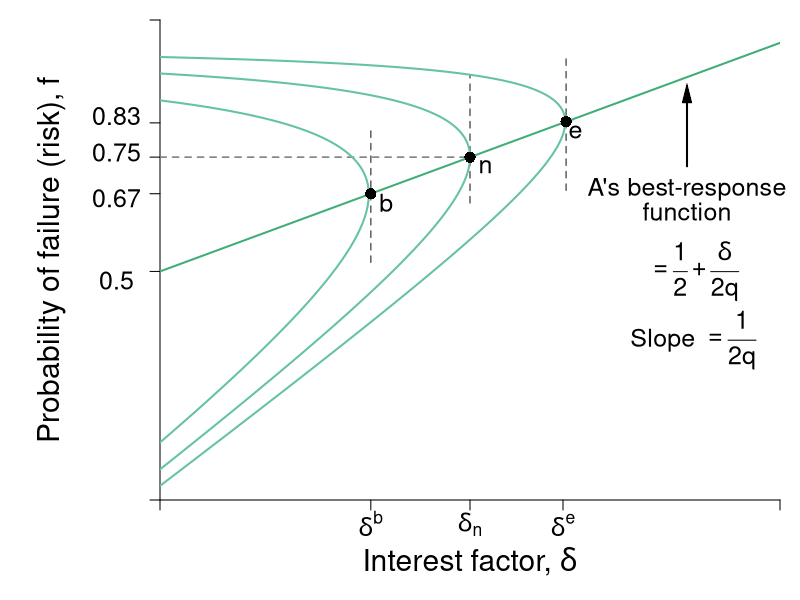

Write the R code that produced this figure.
#Graph Designer: Simon Halliday
#Authors: Bowles, Foley and Halliday
#Title: Coordination, Conflict and Competition: A Text in Microeconomics

library(shape)
pdf(file = "credit/non_contractual_brf_part_b.pdf", width = 8, height = 6)

#Set parameters for graphics
axislabelsize <- 1.8
labelsize <- 1.5
namesize <- 1.8
annotatesize <- 1.5
graphlinewidth <- 2
segmentlinewidth <- 1.5

COL <- c("#7fc97f", "#beaed4", "#fdc086", "#ffff99", "#386cb0", "#f0027f", "#bf5b17", "#666666")
COLA <- c("#e0f3db", "#99d8c9","#66c2a4","#41ae76", "#238b45", "#005824")
COLB <- c("#c6dbef", "#4eb3d3", "#2b8cbe", "#0868ac","#084081")
grays <- gray.colors(25, start = 1, end = 0, alpha = 1)

#Edited the margins to cater for the larger LHS labels
par(mar =  c(5, 8, 1, 1))

brfFn <- function(delta, mu = 1) {
  .5 + (delta / (2 * mu)) 
}

isoreturnFn <- function(delta, pi=0.125) {
  1 - (pi)/delta
}


yFn <- function(d1, f1, mu = 1){
  mu*f1*(1 - f1) - d1*(1 - f1)
}

ylow <- function(delta, mu = 1, ybar = 0.03){
  (-sqrt(delta^2 - 2*delta*mu + mu^2 - 4*mu*ybar) + delta + mu)/(2*mu)
}

yhigh <- function(delta, mu = 1, ybar = 0.03){
  (sqrt(delta^2 - 2*delta*mu + mu^2 - 4*mu*ybar) + delta + mu)/(2*mu)
}

xlims <- c(0, 1)
ylims <- c(0, 1.05)

npts <- 501 
d1 <- seq(xlims[1], xlims[2], length.out = npts)
f1 <- seq(ylims[1], ylims[2], length.out = npts) 
a <- c(0.03, 0.0625, 0.11)

plot(0, 0, xlim = xlims, ylim = ylims, type = "n",
     xlab = expression(paste("")),
     ylab = expression(paste("")), 
     xaxt = "n", 
     yaxt = "n", 
     cex.lab = axislabelsize, 
     bty = "n", 
     xaxs = "i", 
     yaxs = "i"
)


# ticksy <- seq(from = 0, to = ylims[2], by = 0.1)
# ylabels <- seq(from = 0, to = ylims[2], by = 0.1)
# ticksx <- seq(from = 0, to = xlims[2], by = 0.1)
# xlabels <- seq(from = 0, to = xlims[2], by = 0.1)
ticksy <- c(ylims[1], 0.5, brfFn(delta = 0.34), brfFn(delta = 0.5), brfFn(delta = 0.65), ylims[2])
ylabels <- c(NA, NA, NA, NA, NA, NA, NA)
#ylabels <- c(NA, expression(paste(f == frac(1,2))), expression(paste(f^d)), expression(paste(f*(delta^L) )),  expression(paste(f*(delta^n) == frac(3,4))),expression(paste(f*(delta^H) )), expression(paste(f^e)), NA)
ticksx <- c(xlims[1], 0.34, 0.5, 0.65, xlims[2])
xlabels <- c(NA,  expression(paste(delta^b)), expression(paste(delta[n])), expression(paste(delta^e)), NA)

axis(1, at = ticksx, pos = 0, labels = xlabels, cex.axis = labelsize)
axis(2, at = ticksy, pos = 0, labels = ylabels, las = 1,cex.axis = labelsize)

#ylabels <- c(NA, expression(paste(f == frac(1,2))), expression(paste(f^d)), expression(paste(f*(delta^L) )),  expression(paste(f*(delta^n) == frac(3,4))),expression(paste(f*(delta^H) )), expression(paste(f^e)), NA)
# text(-0.0905, 0.48, expression(paste(frac(1,2) == f)), cex = labelsize, xpd =TRUE)
# # text(-0.05, 0.58, expression(paste(f^d)), cex = labelsize, xpd =TRUE)
# text(-0.07, 0.66, expression(paste(f*(delta^L) )), cex = labelsize, xpd =TRUE)
# text(-0.105, 0.76, expression(paste(frac(3,4) == f*(delta^n) )), cex = labelsize, xpd =TRUE)
# text(-0.07, 0.84, expression(paste(f*(delta^n))), cex = labelsize, xpd =TRUE)
# text(-0.07, 0.93, expression(paste(f*(delta^H) )), cex = labelsize, xpd =TRUE)
# text(-0.05, 1.05, expression(paste(f^e)), cex = labelsize, xpd =TRUE)
# 
# y-labels with numeric values
text(-0.07, 0.48, expression(paste(0.50)), cex = labelsize, xpd = TRUE)
# text(-0.07, 0.58, expression(paste(0.57)), cex = labelsize, xpd = TRUE)
text(-0.07, 0.66, expression(paste(0.67)), cex = labelsize, xpd = TRUE)
text(-0.07, 0.76, expression(paste(0.75)), cex = labelsize, xpd = TRUE)
text(-0.07, 0.84, expression(paste(0.83)), cex = labelsize, xpd = TRUE)
# text(-0.07, 0.93, expression(paste(0.93)), cex = labelsize, xpd = TRUE)
# text(-0.07, 1.05, expression(paste(1.05)), cex = labelsize, xpd =TRUE)

npts <- 503 
xx1 <- seq(xlims[1], xlims[2], length.out = npts)
xx2 <- seq(0, 1, length.out = npts)

#Draw the graphs
lines(xx1, brfFn(xx1), col = COLA[4], lwd = graphlinewidth)

#Axis labels
mtext(expression(paste("Interest factor, ", delta)), side = 1, line = 3, cex = axislabelsize)
text(-0.175, 0.5*(ylims[2]), expression(paste("Probability of failure (risk), ", f)), xpd = TRUE, cex = axislabelsize, srt = 90) 



segments(0.5, 0.65, 0.5, yhigh(delta = 0.5), lty = 2, col = grays[22] , lwd = segmentlinewidth)
#segments(0, yhigh(delta = 0.5), 0.5, yhigh(delta = 0.5), lty = 2, col = grays[20] , lwd = segmentlinewidth)
#segments(0, ylow(delta = 0.5), 0.5, ylow(delta = 0.5), lty = 2, col = grays[20] , lwd = segmentlinewidth)

segments(0.34, brfFn(delta = 0.34) - 0.15, 0.34, brfFn(delta = 0.34) + 0.15, lty = 2, col = grays[22] , lwd = segmentlinewidth)
segments(0.655, brfFn(delta = 0.655) - 0.15, 0.655, brfFn(delta = 0.655) + 0.15, lty = 2, col = grays[22] , lwd = segmentlinewidth)
segments(0, brfFn(delta = 0.5), 0.5, brfFn(delta = 0.5), lty = 2, col = grays[20] , lwd = segmentlinewidth)

# 
# segments(8, 0, 8,indiffA(x = 8)  , lty = 2, col = "gray" , lwd = segmentlinewidth)
# segments(0, indiffA(x = 8) , 8,indiffA(x = 8)  , lty = 2, col = "gray" , lwd = segmentlinewidth)

#Contour lines
contour(d1, f1,
        outer(d1, f1, yFn),
        drawlabels = FALSE,
        col = COLA[3],
        lwd = graphlinewidth,
        levels = a,
        xaxs = "i",
        yaxs = "i",
        add = TRUE)

text(0.5 + 0.025, brfFn(delta = 0.5) - 0.02, expression(paste(n)), cex = labelsize)
points(0.5, brfFn(delta = 0.5), pch = 16, col = "black", cex = 1.5)
text(0.34 + 0.025, brfFn(delta = 0.34) - 0.02, expression(paste(b)), cex = labelsize)
points(0.34, brfFn(delta = 0.34), pch = 16, col = "black", cex = 1.5)
text(0.65 + 0.02, brfFn(delta = 0.65) - 0.02, expression(paste(e)), cex = labelsize)
points(0.655, brfFn(delta = 0.655), pch = 16, col = "black", cex = 1.5)


#points(0.32, 0.58, pch = 16, col = "black", cex = 1.5)
#text(0.33, 0.56, expression(paste(g)), cex = labelsize)

#points(0.32, 0.93, pch = 16, col = "black", cex = 1.5)
#text(0.33, 0.56, expression(paste(g)), cex = labelsize)

# text(0.5+ 0.02, ylow(delta = 0.5) - 0.02, expression(paste(d)), cex = labelsize)
# points(0.5, ylow(delta = 0.5), pch = 16, col = "black", cex = 1.5)
# text(0.5+ 0.02, yhigh(delta = 0.5) - 0.025, expression(paste(e)), cex = labelsize)
# points(0.5, yhigh(delta = 0.5), pch = 16, col = "black", cex = 1.5)

#text(0.65, 1.01, expression(paste("Iso-expected income curves")), cex = labelsize)

# text(0.3, 1.01, expression(paste(y[1] == y^L)), cex = labelsize)
# text(0.3, 0.88, expression(paste(y[2] == y^{NE})), cex = labelsize)
# text(0.2, 0.75, expression(paste(y[3] == y^H)), cex = labelsize)
# text(0.4, 0.22, expression(Slope), cex = labelsize)
# text(0.4, 0.14, expression(paste(-mrs(delta, f) == frac(1 - f, q*(1 - 2*f) + delta))), cex = labelsize)
# Arrows(0.4, 0.24, 0.4, 0.4, col = "black", lty = 1, lwd = 2, arr.type = "triangle", arr.lwd = 0.5)

text(0.85, 0.68, expression(paste("A's best-response")), cex = labelsize, xpd  = TRUE)
text(0.85, 0.63, expression(paste("function")), cex = labelsize, xpd  = TRUE)

text(0.86, 0.5, expression(paste(phantom() == frac(1,2) + frac(delta, 2*q))), cex = labelsize, xpd  = TRUE)

text(0.86, 0.35, expression(paste("Slope ", phantom() == frac(1, 2*q))), cex = labelsize, xpd  = TRUE)
Arrows(0.85, 0.73, 0.85, 0.89, col = "black", lty = 1, lwd = 2, arr.type = "triangle", arr.lwd = 0.5)

dev.off()
